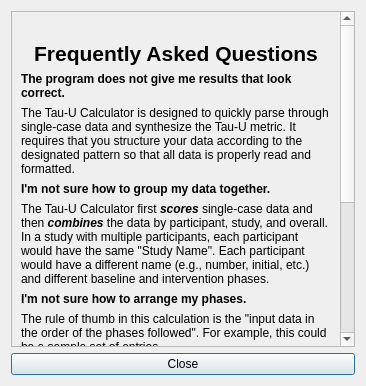
<?xml version="1.0" encoding="UTF-8"?>
<ui version="4.0">
 <class>AboutDialog</class>
 <widget class="QDialog" name="AboutDialog">
  <property name="geometry">
   <rect>
    <x>0</x>
    <y>0</y>
    <width>396</width>
    <height>579</height>
   </rect>
  </property>
  <property name="windowTitle">
   <string>Frequently Asked Questions</string>
  </property>
  <layout class="QVBoxLayout" name="verticalLayout">
   <property name="sizeConstraint">
    <enum>QLayout::SetFixedSize</enum>
   </property>
   <item>
    <widget class="QScrollArea" name="scrollArea">
     <property name="widgetResizable">
      <bool>true</bool>
     </property>
     <property name="alignment">
      <set>Qt::AlignCenter</set>
     </property>
     <widget class="QWidget" name="scrollAreaWidgetContents">
      <property name="geometry">
       <rect>
        <x>0</x>
        <y>0</y>
        <width>359</width>
        <height>644</height>
       </rect>
      </property>
      <property name="sizePolicy">
       <sizepolicy hsizetype="Preferred" vsizetype="Preferred">
        <horstretch>0</horstretch>
        <verstretch>0</verstretch>
       </sizepolicy>
      </property>
      <layout class="QVBoxLayout" name="verticalLayout_2">
       <item>
        <layout class="QHBoxLayout" name="horizontalLayout">
         <item>
          <widget class="QLabel" name="TitleIcon">
           <property name="sizePolicy">
            <sizepolicy hsizetype="Maximum" vsizetype="Preferred">
             <horstretch>0</horstretch>
             <verstretch>0</verstretch>
            </sizepolicy>
           </property>
           <property name="layoutDirection">
            <enum>Qt::LeftToRight</enum>
           </property>
           <property name="autoFillBackground">
            <bool>false</bool>
           </property>
           <property name="text">
            <string/>
           </property>
           <property name="pixmap">
            <pixmap resource="resources.qrc">:/images/SNS.png</pixmap>
           </property>
           <property name="scaledContents">
            <bool>true</bool>
           </property>
           <property name="alignment">
            <set>Qt::AlignCenter</set>
           </property>
           <property name="margin">
            <number>25</number>
           </property>
          </widget>
         </item>
        </layout>
       </item>
       <item>
        <widget class="QLabel" name="label">
         <property name="sizePolicy">
          <sizepolicy hsizetype="Preferred" vsizetype="Maximum">
           <horstretch>0</horstretch>
           <verstretch>0</verstretch>
          </sizepolicy>
         </property>
         <property name="text">
          <string>&lt;html&gt;&lt;head/&gt;&lt;body&gt;&lt;p&gt;&lt;span style=&quot; font-size:16pt; font-weight:600;&quot;&gt;Frequently Asked Questions&lt;/span&gt;&lt;/p&gt;&lt;/body&gt;&lt;/html&gt;</string>
         </property>
         <property name="alignment">
          <set>Qt::AlignCenter</set>
         </property>
         <property name="margin">
          <number>10</number>
         </property>
        </widget>
       </item>
       <item>
        <widget class="QLabel" name="label_3">
         <property name="sizePolicy">
          <sizepolicy hsizetype="Minimum" vsizetype="Maximum">
           <horstretch>0</horstretch>
           <verstretch>0</verstretch>
          </sizepolicy>
         </property>
         <property name="text">
          <string>&lt;html&gt;&lt;head/&gt;&lt;body&gt;&lt;p&gt;&lt;span style=&quot; font-weight:600;&quot;&gt;The program does not give me results that look correct.&lt;/span&gt;&lt;/p&gt;&lt;/body&gt;&lt;/html&gt;</string>
         </property>
         <property name="wordWrap">
          <bool>true</bool>
         </property>
        </widget>
       </item>
       <item>
        <widget class="QLabel" name="label_2">
         <property name="text">
          <string>&lt;html&gt;&lt;head/&gt;&lt;body&gt;&lt;p&gt;The Tau-U Calculator is designed to quickly parse through single-case data and synthesize the Tau-U metric. It requires that you structure your data according to the designated pattern so that all data is properly read and formatted.&lt;/p&gt;&lt;/body&gt;&lt;/html&gt;</string>
         </property>
         <property name="wordWrap">
          <bool>true</bool>
         </property>
        </widget>
       </item>
       <item>
        <widget class="QLabel" name="label_4">
         <property name="text">
          <string>&lt;html&gt;&lt;head/&gt;&lt;body&gt;&lt;p&gt;&lt;span style=&quot; font-weight:600;&quot;&gt;I'm not sure how to group my data together.&lt;/span&gt;&lt;/p&gt;&lt;/body&gt;&lt;/html&gt;</string>
         </property>
         <property name="wordWrap">
          <bool>true</bool>
         </property>
        </widget>
       </item>
       <item>
        <widget class="QLabel" name="label_5">
         <property name="text">
          <string>&lt;html&gt;&lt;head/&gt;&lt;body&gt;&lt;p&gt;The Tau-U Calculator first &lt;span style=&quot; font-weight:600; font-style:italic;&quot;&gt;scores&lt;/span&gt; single-case data and then &lt;span style=&quot; font-weight:600; font-style:italic;&quot;&gt;combines&lt;/span&gt; the data by participant, study, and overall. In a study with multiple participants, each participant would have the same &amp;quot;Study Name&amp;quot;. Each participant would have a different name (e.g., number, initial, etc.) and different baseline and intervention phases.&lt;/p&gt;&lt;/body&gt;&lt;/html&gt;</string>
         </property>
         <property name="wordWrap">
          <bool>true</bool>
         </property>
        </widget>
       </item>
       <item>
        <widget class="QLabel" name="label_6">
         <property name="text">
          <string>&lt;html&gt;&lt;head/&gt;&lt;body&gt;&lt;p&gt;&lt;span style=&quot; font-weight:600;&quot;&gt;I'm not sure how to arrange my phases.&lt;/span&gt;&lt;/p&gt;&lt;/body&gt;&lt;/html&gt;</string>
         </property>
         <property name="wordWrap">
          <bool>true</bool>
         </property>
        </widget>
       </item>
       <item>
        <widget class="QLabel" name="label_7">
         <property name="text">
          <string>&lt;html&gt;&lt;head/&gt;&lt;body&gt;&lt;p&gt;The rule of thumb in this calculation is the &amp;quot;input data in the order of the phases followed&amp;quot;. For example, this could be a sample set of entries.&lt;/p&gt;&lt;p&gt;Study 1____ Participant 1______ A______ 11___ 8___  9___&lt;/p&gt;&lt;p&gt;Study 1____ Participant 1______ B______ 5____ 3___  2___&lt;/p&gt;&lt;p&gt;Study 1____ Participant 1______ A______ 8____ 13____  &lt;/p&gt;&lt;p&gt;Study 1____ Participant 1______ B______ 3____ 2___  1___&lt;/p&gt;&lt;/body&gt;&lt;/html&gt;</string>
         </property>
         <property name="wordWrap">
          <bool>true</bool>
         </property>
        </widget>
       </item>
       <item>
        <widget class="QLabel" name="label_8">
         <property name="text">
          <string>&lt;html&gt;&lt;head/&gt;&lt;body&gt;&lt;p&gt;&lt;span style=&quot; font-weight:600;&quot;&gt;I have more questions&lt;/span&gt;&lt;/p&gt;&lt;/body&gt;&lt;/html&gt;</string>
         </property>
         <property name="wordWrap">
          <bool>true</bool>
         </property>
        </widget>
       </item>
       <item>
        <widget class="QLabel" name="label_9">
         <property name="text">
          <string>&lt;html&gt;&lt;head/&gt;&lt;body&gt;&lt;p&gt;The Tau-U calculator is in on-going development benefits from feedback. If you are unable to problem-solve the issue, you can email shawn (dot) gilroy (at) temple (dot) edu with your issue.&lt;/p&gt;&lt;/body&gt;&lt;/html&gt;</string>
         </property>
         <property name="wordWrap">
          <bool>true</bool>
         </property>
        </widget>
       </item>
      </layout>
     </widget>
    </widget>
   </item>
   <item>
    <widget class="QPushButton" name="pushButton">
     <property name="focusPolicy">
      <enum>Qt::StrongFocus</enum>
     </property>
     <property name="text">
      <string>Close</string>
     </property>
    </widget>
   </item>
  </layout>
 </widget>
 <resources>
  <include location="resources.qrc"/>
 </resources>
 <connections/>
</ui>
